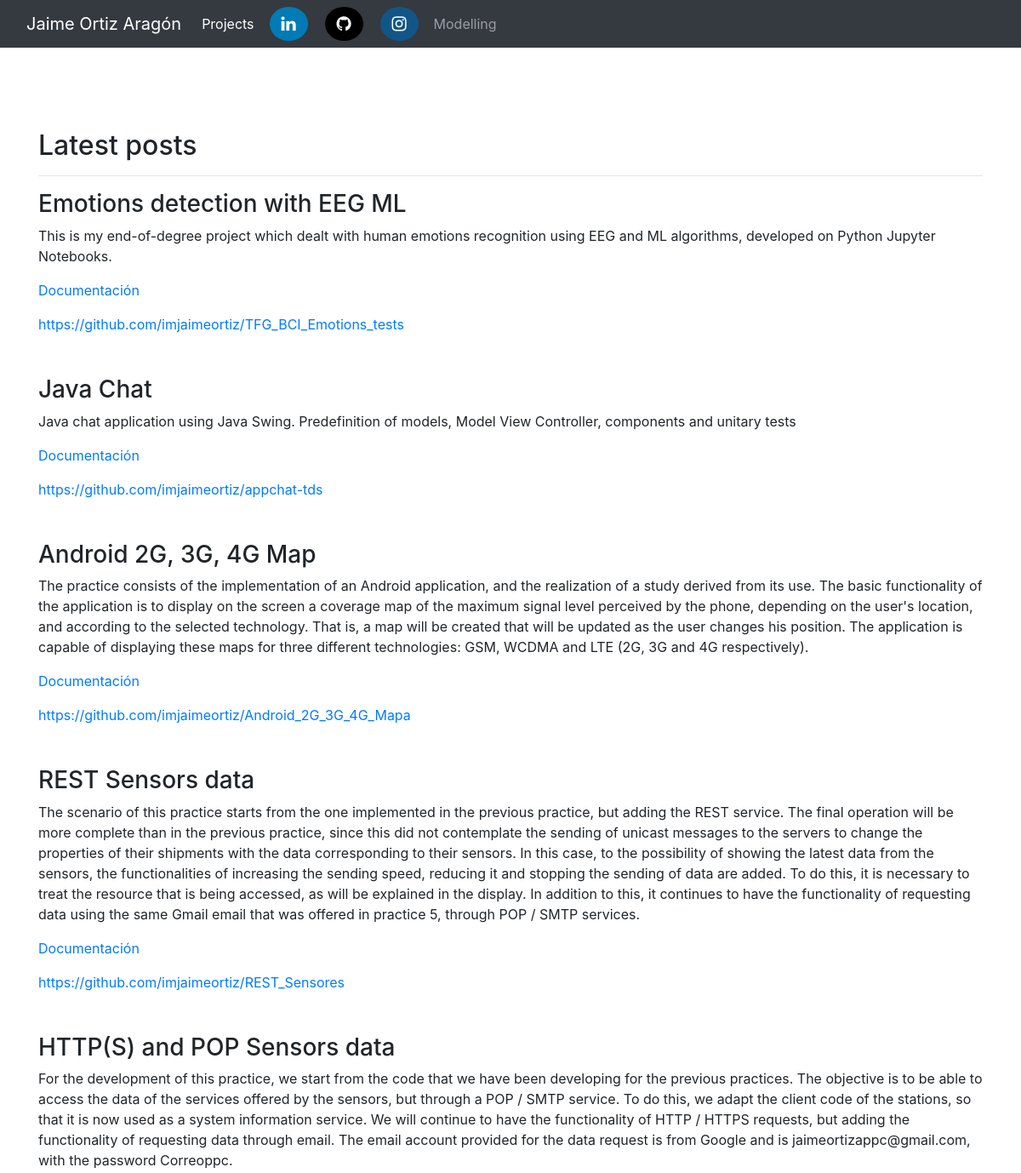
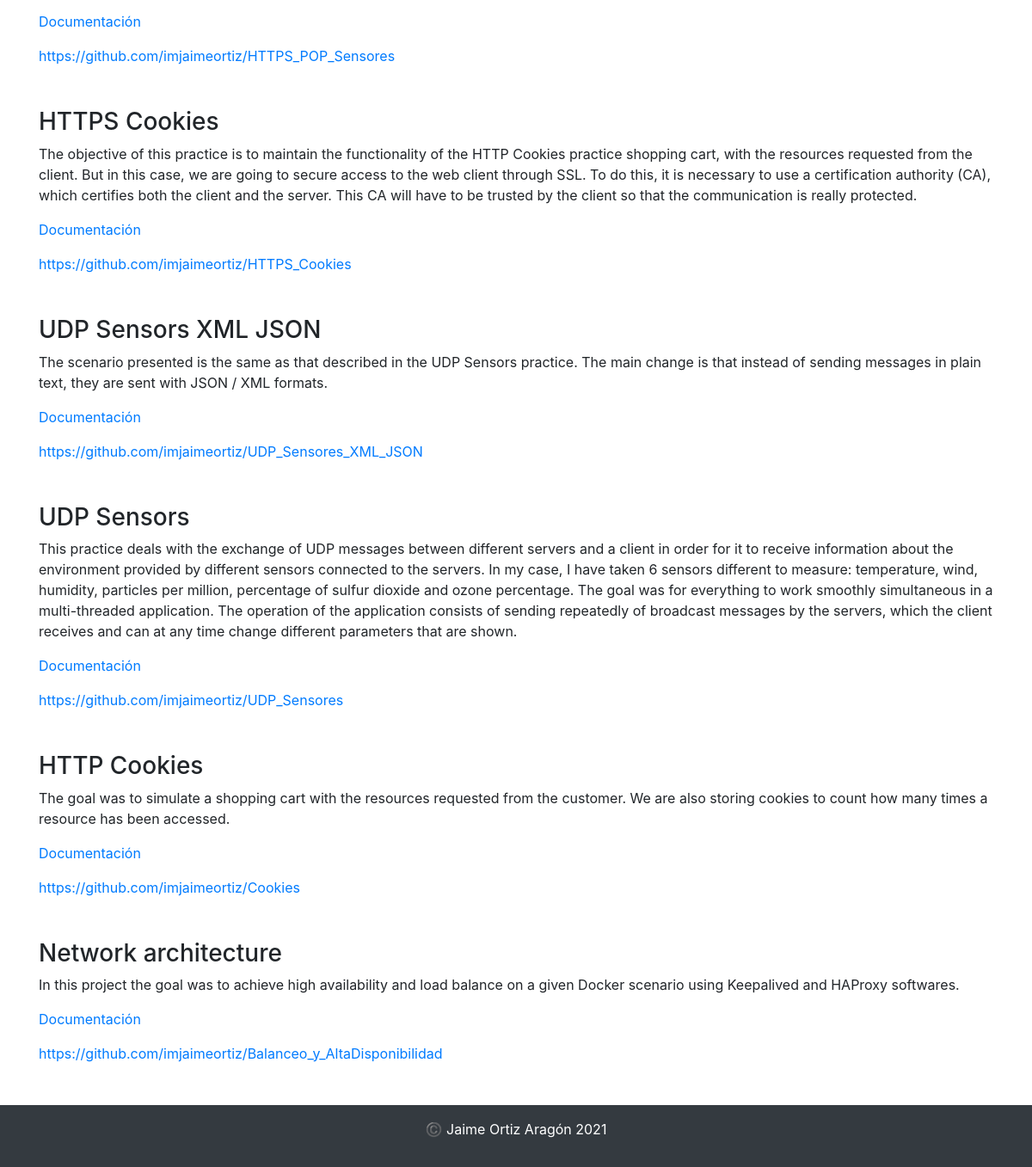
The app's page /project/ with its own data (2 pictures, top to bottom).
### project/models.py (models this page shows, shortened)
class Project(models.Model):
    title = models.CharField(max_length=30)
    body = models.TextField()
    link = models.TextField(default="", blank=True)
    doc = models.TextField(default="", blank=True)
    def has_link(self):
        if self.link != "":
            return True
        else :
            return False
    def has_doc(self):
        if self.doc != "":
            return True
        else :
            return False

### project/views.py (the view)
# urls.py: path('', views.show_projects, name='projects')
def show_projects(request):
    projects = Project.objects.all()
    last_projects = projects[::-1]
    return render(request, 'project/projects.html', {'projects': last_projects})

### project/templates/project/projects.html (shortened to what this page needs)
<!DOCTYPE html>
<html lang="en">
    <head>
        {% load static %}
        <link rel="stylesheet" href="https://maxcdn.bootstrapcdn.com/bootstrap/4.0.0/css/bootstrap.min.css">
                <link rel="stylesheet" href="https://cdnjs.cloudflare.com/ajax/libs/font-awesome/4.7.0/css/font-awesome.min.css">
      </head>
    <body>
        <header>
            <nav class="navbar navbar-expand-lg navbar-dark bg-dark">
                <div class="container-fluid">
                  <a class="navbar-brand" href="/">Jaime Ortiz Aragón</a>
                  <div class="collapse navbar-collapse" id="navbarNavAltMarkup">
                    <div class="navbar-nav">
                      <a class="nav-link active" href="/project">Projects</a>
                      <a href="https://www.linkedin.com/in/jaime-ortiz-arag%C3%B3n-0380881a4/" class="fa fa-linkedin"></a>
                      <a href="https://github.com/imjaimeortiz" class="fa fa-github"></a>
                      <a href="https://www.instagram.com/imjaimeortiz/" class="fa fa-instagram"></a>
                      <a class="nav-link" href="/model">Modelling</a>
                    </div>
                  </div>
                </div>
              </nav>
        </header>
        <main>
          <div class="container">
            <br/>
            <br/>
            <br/>
            <br/>
            <h2>Latest posts</h2>
            <hr />
            {% for project in projects %}
            <h3>{{ project.title }}</h3>
            <p class="card-text">{{ project.body }}</p>
            {% if project.has_doc %}
            <a class="card-text" href="../static/{{project.doc}}">Documentación</p>
            {% endif %}
            {% if project.has_link %}
            <a class="card-text" href="{{ project.link }}">{{ project.link }}</a>
            {% endif %}
            <br />
            <br />
            <br />
            {% endfor %}
        </div>
        <br />
        <br />
        <br />
        </main>
        <footer class="text-muted py-3 bg-dark" id="footer">
          <div class="container text-center text-white">
            <p>©️ Jaime Ortiz Aragón {% now "Y" %}</p>
          </div>
      </footer>
    </body>
</html>

### project/templates/project/projects.html (style rules this page uses)
.fa { padding: 10px; font-size: 20px; width: 45px; text-align: center; text-decoration: none; border-radius: 50%; }
.fa-linkedin { background: #007bb5; color: white; margin-left: 10px; margin-right: 10px; }
.fa-instagram { background: #125688; color: white; margin-left: 10px; margin-right: 10px; }
.fa-github { background: #000000; color: white; margin-left: 10px; margin-right: 10px; }
#footer { position: fixed; bottom: 0; width: 100%; }

### records on screen
Project: title "Emotions detection with EEG ML", body "This is my end-of-degree project which dealt with human emotions recognition using EEG and ML algorithms, developed on Python Jupyter Notebooks.", link "https://github.com/imjaimeortiz/TFG_BCI_Emotions_tests"
Project: title "Java Chat", body "Java chat application using Java Swing. Predefinition of models, Model View Controller, components and unitary tests", link "https://github.com/imjaimeortiz/appchat-tds"
Project: title "Android 2G, 3G, 4G Map", body "The practice consists of the implementation of an Android application, and the realization of a study derived from its use. The basic functionality of the application is to display on the screen a coverage map of the maximum signal level perceived by the phone, depending on the user's location, and according to the selected technology. That is, a map will be created that will be updated as the user changes his position. The application is capable of displaying these maps for three different technologies: GSM, WCDMA and LTE (2G, 3G and 4G respectively).", link "https://github.com/imjaimeortiz/Android_2G_3G_4G_Mapa"
Project: title "REST Sensors data", body "The scenario of this practice starts from the one implemented in the previous practice, but adding the REST service. The final operation will be more complete than in the previous practice, since this did not contemplate the sending of unicast messages to the servers to change the properties of their shipments with the data corresponding to their sensors. In this case, to the possibility of showing the latest data from the sensors, the functionalities of increasing the sending speed, reducing it and stopping the sending of data are added. To do this, it is necessary to treat the resource that is being accessed, as will be explained in the display. In addition to this, it continues to have…", link "https://github.com/imjaimeortiz/REST_Sensores"
Project: title "HTTP(S) and POP Sensors data", body "For the development of this practice, we start from the code that we have been developing for the previous practices. The objective is to be able to access the data of the services offered by the sensors, but through a POP / SMTP service. To do this, we adapt the client code of the stations, so that it is now used as a system information service. We will continue to have the functionality of HTTP / HTTPS requests, but adding the functionality of requesting data through email. The email account provided for the data request is from Google and is jaimeortizappc@gmail.com, with the password Correoppc.", link "https://github.com/imjaimeortiz/HTTPS_POP_Sensores"
Project: title "HTTPS Cookies", body "The objective of this practice is to maintain the functionality of the HTTP Cookies practice shopping cart, with the resources requested from the client. But in this case, we are going to secure access to the web client through SSL. To do this, it is necessary to use a certification authority (CA), which certifies both the client and the server. This CA will have to be trusted by the client so that the communication is really protected.", link "https://github.com/imjaimeortiz/HTTPS_Cookies"
Project: title "UDP Sensors XML JSON", body "The scenario presented is the same as that described in the UDP Sensors practice. The main change is that instead of sending messages in plain text, they are sent with JSON / XML formats.", link "https://github.com/imjaimeortiz/UDP_Sensores_XML_JSON"
Project: title "UDP Sensors", body "This practice deals with the exchange of UDP messages between different servers and a client in order for it to receive information about the environment provided by different sensors connected to the servers. In my case, I have taken 6 sensors different to measure: temperature, wind, humidity, particles per million, percentage of sulfur dioxide and ozone percentage. The goal was for everything to work smoothly simultaneous in a multi-threaded application. The operation of the application consists of sending repeatedly of broadcast messages by the servers, which the client receives and can at any time change different parameters that are shown.", link "https://github.com/imjaimeortiz/UDP_Sensores"
Project: title "HTTP Cookies", body "The goal was to simulate a shopping cart with the resources requested from the customer. We are also storing cookies to count how many times a resource has been accessed.", link "https://github.com/imjaimeortiz/Cookies"
Project: title "Network architecture", body "In this project the goal was to achieve high availability and load balance on a given Docker scenario using Keepalived and HAProxy softwares.", link "https://github.com/imjaimeortiz/Balanceo_y_AltaDisponibilidad"
